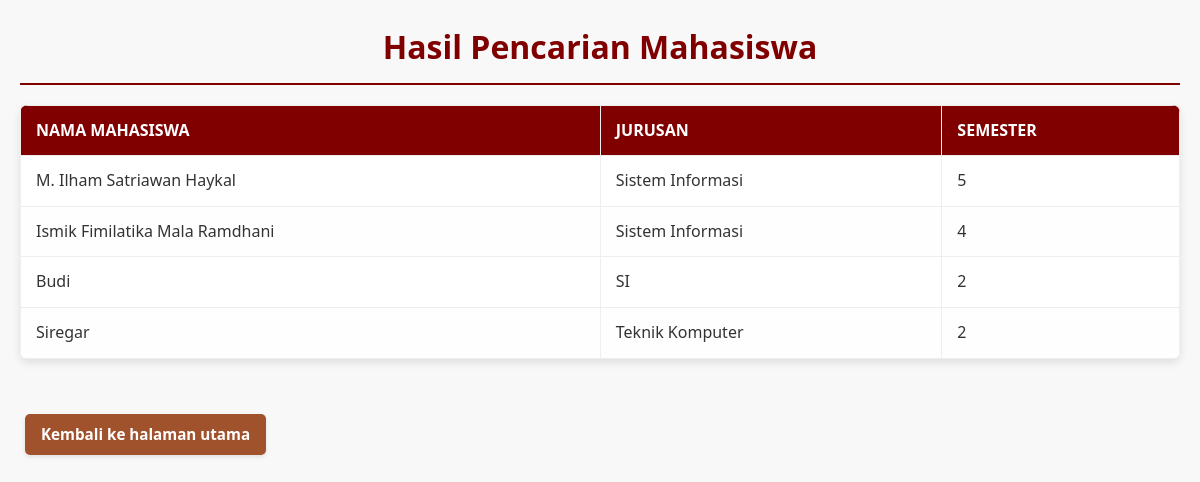
The page /cari.php on the database its author committed.
### tables this page shows
CREATE TABLE `tb_mahasiswa` (
  `id_mahasiswa` int NOT NULL,
  `nama_mahasiswa` varchar(30) NOT NULL,
  `prodi_mahasiswa` varchar(30) NOT NULL,
  `semester_mahasiswa` int NOT NULL
);

### cari.php (the view, shortened to what this page needs)
<!DOCTYPE html>
<html lang="en">
<head>
    <link rel="stylesheet" href="style.css"> </head>
<body>
    <?php
    include 'koneksi.php';
    $nama_mahasiswa = $_POST['nama_mahasiswa'];
    $sql = "SELECT * FROM tb_mahasiswa WHERE nama_mahasiswa LIKE '%$nama_mahasiswa%'";
    $hasil = mysqli_query($connection, $sql);
    echo "<h1>Hasil Pencarian Mahasiswa</h1>";
    if (mysqli_num_rows($hasil) > 0){
        echo "<table>";
        echo "<thead>";
        echo "<tr>";
        echo "<th>Nama Mahasiswa</th>";
        echo "<th>Jurusan</th>";
        echo "<th>Semester</th>";
        echo "</tr>";
        echo "</thead>";
        echo "<tbody>";
        while ($data = mysqli_fetch_array($hasil)){
            echo "<tr>";
            echo "<td>" . $data['nama_mahasiswa'] . "</td>";
            echo "<td>" . $data['prodi_mahasiswa'] . "</td>";
            echo "<td>" . $data['semester_mahasiswa'] . "</td>";
            echo "</tr>";
        }
        echo "</tbody>";
        echo "</table>";
    } else {
        echo "<div class='message error'>Tidak ada data yang ditemukan untuk nama : <strong>" . htmlspecialchars($nama_mahasiswa) . "</strong></div>";
    }
    echo "<br><a href='index.php' class='btn btn-edit'>Kembali ke halaman utama</a>";
    ?>
</body>
</html>

### style.css (style rules this page uses)
body { font-family: 'Segoe UI', Tahoma, Geneva, Verdana, sans-serif; background-color: #f8f8f8; margin: 20px; padding: 0; color: #333; line-height: 1.6; }
h1, h2 { color: #800000; border-bottom: 2px solid #800000; padding-bottom: 10px; margin-bottom: 20px; text-align: center; font-weight: 600; }
table { width: 100%; border-collapse: collapse; margin-bottom: 30px; box-shadow: 0 4px 8px rgba(0, 0, 0, 0.1); background-color: #fff; border-radius: 8px; overflow: hidden; }
th, td { border: 1px solid #eee; padding: 12px 15px; text-align: left; }
th { background-color: #800000; color: white; font-weight: bold; text-transform: uppercase; }
tr:nth-child(even) { background-color: #fefefe; }
.btn { display: inline-block; padding: 8px 16px; border-radius: 5px; text-decoration: none; font-weight: bold; text-align: center; transition: background-color 0.3s ease, color 0.3s ease, box-shadow 0.3s ease; margin: 0 5px; white-space: nowrap; font-size: 0.95em; box-shadow: 0 2px 4px rgba(0, 0, 0, 0.1); }
.btn-edit { background-color: #a0522d; color: white; border: none; }
a { color: #800000; text-decoration: none; transition: color 0.3s ease; }

### rows shown on the page
tb_mahasiswa: nama_mahasiswa "M. Ilham Satriawan Haykal", prodi_mahasiswa "Sistem Informasi", semester_mahasiswa "5"
tb_mahasiswa: nama_mahasiswa "Ismik Fimilatika Mala Ramdhani", prodi_mahasiswa "Sistem Informasi", semester_mahasiswa "4"
tb_mahasiswa: nama_mahasiswa "Budi", prodi_mahasiswa "SI", semester_mahasiswa "2"
tb_mahasiswa: nama_mahasiswa "Siregar", prodi_mahasiswa "Teknik Komputer", semester_mahasiswa "2"
